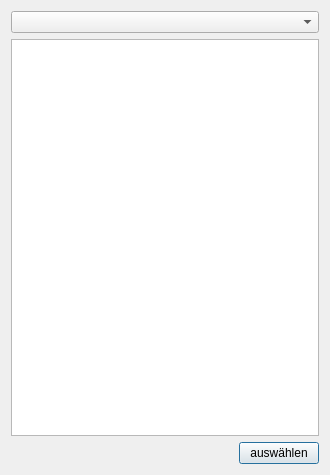
<?xml version="1.0" encoding="UTF-8"?>
<ui version="4.0">
 <class>SelectParticipantDialog</class>
 <widget class="QDialog" name="SelectParticipantDialog">
  <property name="geometry">
   <rect>
    <x>0</x>
    <y>0</y>
    <width>330</width>
    <height>475</height>
   </rect>
  </property>
  <property name="sizePolicy">
   <sizepolicy hsizetype="Fixed" vsizetype="Fixed">
    <horstretch>0</horstretch>
    <verstretch>0</verstretch>
   </sizepolicy>
  </property>
  <property name="minimumSize">
   <size>
    <width>330</width>
    <height>475</height>
   </size>
  </property>
  <property name="maximumSize">
   <size>
    <width>330</width>
    <height>475</height>
   </size>
  </property>
  <property name="windowTitle">
   <string>TurnFix - Teilnehmer auswählen</string>
  </property>
  <property name="windowIcon">
   <iconset resource="../resources/TurnFix.qrc">
    <normaloff>:/appicons/icon.png</normaloff>:/appicons/icon.png</iconset>
  </property>
  <layout class="QGridLayout" name="gridLayout">
   <item row="0" column="0">
    <widget class="QComboBox" name="cmb_wk"/>
   </item>
   <item row="2" column="0">
    <widget class="QPushButton" name="but_select">
     <property name="sizePolicy">
      <sizepolicy hsizetype="Fixed" vsizetype="Fixed">
       <horstretch>0</horstretch>
       <verstretch>0</verstretch>
      </sizepolicy>
     </property>
     <property name="layoutDirection">
      <enum>Qt::RightToLeft</enum>
     </property>
     <property name="text">
      <string>auswählen</string>
     </property>
    </widget>
   </item>
   <item row="1" column="0">
    <widget class="QTableView" name="tbl_tn">
     <property name="editTriggers">
      <set>QAbstractItemView::NoEditTriggers</set>
     </property>
     <property name="alternatingRowColors">
      <bool>true</bool>
     </property>
     <property name="selectionMode">
      <enum>QAbstractItemView::ExtendedSelection</enum>
     </property>
     <property name="selectionBehavior">
      <enum>QAbstractItemView::SelectRows</enum>
     </property>
     <attribute name="horizontalHeaderMinimumSectionSize">
      <number>20</number>
     </attribute>
     <attribute name="horizontalHeaderHighlightSections">
      <bool>false</bool>
     </attribute>
     <attribute name="verticalHeaderVisible">
      <bool>false</bool>
     </attribute>
     <attribute name="verticalHeaderDefaultSectionSize">
      <number>20</number>
     </attribute>
     <attribute name="verticalHeaderHighlightSections">
      <bool>false</bool>
     </attribute>
    </widget>
   </item>
  </layout>
 </widget>
 <resources>
  <include location="../resources/TurnFix.qrc"/>
 </resources>
 <connections/>
</ui>
